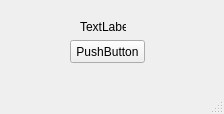
<?xml version="1.0" encoding="UTF-8"?>
<ui version="4.0">
 <class>MainWindow</class>
 <widget class="QMainWindow" name="MainWindow">
  <property name="geometry">
   <rect>
    <x>0</x>
    <y>0</y>
    <width>224</width>
    <height>114</height>
   </rect>
  </property>
  <property name="windowTitle">
   <string>MainWindow</string>
  </property>
  <widget class="QWidget" name="centralwidget">
   <widget class="QPushButton" name="pushButton">
    <property name="geometry">
     <rect>
      <x>70</x>
      <y>40</y>
      <width>75</width>
      <height>23</height>
     </rect>
    </property>
    <property name="text">
     <string>PushButton</string>
    </property>
   </widget>
   <widget class="QLabel" name="label">
    <property name="geometry">
     <rect>
      <x>80</x>
      <y>20</y>
      <width>46</width>
      <height>13</height>
     </rect>
    </property>
    <property name="text">
     <string>TextLabel</string>
    </property>
   </widget>
  </widget>
  <widget class="QMenuBar" name="menubar">
   <property name="geometry">
    <rect>
     <x>0</x>
     <y>0</y>
     <width>224</width>
     <height>21</height>
    </rect>
   </property>
  </widget>
  <widget class="QStatusBar" name="statusbar"/>
 </widget>
 <resources/>
 <connections/>
</ui>
